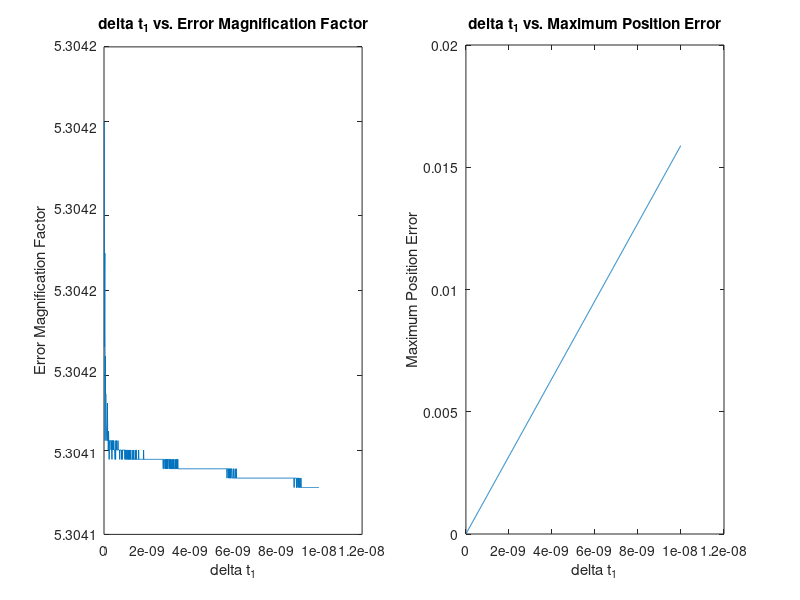

MATLAB code for this plot:
% Project 2 Part 4

clear all;

%--------------------------------------------------------------------------
%                             Define values
%--------------------------------------------------------------------------
bunched_or_unbunched=0; % 0=bunched 1=unbunched


c=299792.458;

x = 0;
y = 0;
z = 6370;
d = 0;

%     x = 0;
%     y = 0;
%     z = 6370;
%     d = 0.0001;

    rho=26570;
    
%     
%     phi1=abs(rand())*pi/2
%     phi2=phi1+phi1*rand()*(5/100)
%     phi3=phi1+phi1*rand()*(5/100)
%     phi4=phi1+phi1*rand()*(5/100)
%     phi5=phi1+phi1*rand()*(5/100)
%     phi6=phi1+phi1*rand()*(5/100)
%     phi7=phi1+phi1*rand()*(5/100)
%     phi8=phi1+phi1*rand()*(5/100)
% 
%     theta1=abs(rand())*2*pi
%     theta2=theta1+theta1*rand()*5/100
%     theta3=theta1+theta1*rand()*5/100
%     theta4=theta1+theta1*rand()*5/100
%     theta5=theta1+theta1*rand()*5/100
%     theta6=theta1+theta1*rand()*5/100
%     theta7=theta1+theta1*rand()*5/100
%     theta8=theta1+theta1*rand()*5/100
    
    phi1=abs(rand())*pi/2
    phi2=abs(rand())*pi/2
    phi3=abs(rand())*pi/2
    phi4=abs(rand())*pi/2
    phi5=abs(rand())*pi/2
    phi6=abs(rand())*pi/2
    phi7=abs(rand())*pi/2
    phi8=abs(rand())*pi/2

    theta1=abs(rand())*2*pi
    theta2=abs(rand())*2*pi
    theta3=abs(rand())*2*pi
    theta4=abs(rand())*2*pi
    theta5=abs(rand())*2*pi
    theta6=abs(rand())*2*pi
    theta7=abs(rand())*2*pi
    theta8=abs(rand())*2*pi
    
    A1=rho*cos(phi1)*cos(theta1);
    A2=rho*cos(phi2)*cos(theta2);
    A3=rho*cos(phi3)*cos(theta3);
    A4=rho*cos(phi4)*cos(theta4);
    A5=rho*cos(phi5)*cos(theta5);
    A6=rho*cos(phi6)*cos(theta6);
    A7=rho*cos(phi7)*cos(theta7);
    A8=rho*cos(phi8)*cos(theta8);
    
    B1=rho*cos(phi1)*sin(theta1);
    B2=rho*cos(phi2)*sin(theta2);
    B3=rho*cos(phi3)*sin(theta3);
    B4=rho*cos(phi4)*sin(theta4);
    B5=rho*cos(phi5)*sin(theta5);
    B6=rho*cos(phi6)*sin(theta6);
    B7=rho*cos(phi7)*sin(theta7);
    B8=rho*cos(phi8)*sin(theta8);
    
    C1=rho*sin(theta1);
    C2=rho*sin(theta2);
    C3=rho*sin(theta3);
    C4=rho*sin(theta4);
    C5=rho*sin(theta5);
    C6=rho*sin(theta6);
    C7=rho*sin(theta7);
    C8=rho*sin(theta8);
    
    R1=sqrt(A1^2+B1^2+(C1-6370)^2);
    R2=sqrt(A2^2+B2^2+(C2-6370)^2);
    R3=sqrt(A3^2+B3^2+(C3-6370)^2);
    R4=sqrt(A4^2+B4^2+(C4-6370)^2);
    R5=sqrt(A5^2+B5^2+(C5-6370)^2);
    R6=sqrt(A6^2+B6^2+(C6-6370)^2);
    R7=sqrt(A7^2+B7^2+(C7-6370)^2);
    R8=sqrt(A8^2+B8^2+(C8-6370)^2);
    
    
    t1=d+R1/c;
    t2=d+R2/c;
    t3=d+R3/c;
    t4=d+R4/c;
    t5=d+R4/c;
    t6=d+R4/c;
    t7=d+R4/c;
    t8=d+R4/c;
   
    
%--------------------------------------------------------------------------    
    
    
told=t1;

plotpoints=1000; %number of points plotted


    for run=1:plotpoints
    
    xxaxis(run,1)=t1-told;
    
%--------------------------------------------------------------------------
%                      Multivariate Newton's Method
%--------------------------------------------------------------------------
x = 0;
y = 0;
z = 6370;

num=20;     % the number of times Newton's method will be run

for i=1:num
 
F1 = ((x-A1)^2+(y-B1)^2+(z-C1)^2)-(c*(t1-d))^2;
F2 = ((x-A2)^2+(y-B2)^2+(z-C2)^2)-(c*(t2-d))^2;
F3 = ((x-A3)^2+(y-B3)^2+(z-C3)^2)-(c*(t3-d))^2;
F4 = ((x-A4)^2+(y-B4)^2+(z-C4)^2)-(c*(t4-d))^2;
F5 = ((x-A5)^2+(y-B5)^2+(z-C5)^2)-(c*(t5-d))^2;
F6 = ((x-A6)^2+(y-B6)^2+(z-C6)^2)-(c*(t6-d))^2;
F7 = ((x-A7)^2+(y-B7)^2+(z-C7)^2)-(c*(t7-d))^2;
F8 = ((x-A8)^2+(y-B8)^2+(z-C8)^2)-(c*(t8-d))^2;

Re = [2*(x-A1), 2*(y-B1), 2*(z-C1), 2*(c*(t1-d))*c;...
      2*(x-A2), 2*(y-B2), 2*(z-C2), 2*(c*(t2-d))*c;...
      2*(x-A3), 2*(y-B3), 2*(z-C3), 2*(c*(t3-d))*c;...
      2*(x-A4), 2*(y-B4), 2*(z-C4), 2*(c*(t4-d))*c;...
      2*(x-A5), 2*(y-B5), 2*(z-C5), 2*(c*(t5-d))*c;...
      2*(x-A6), 2*(y-B6), 2*(z-C6), 2*(c*(t6-d))*c;...
      2*(x-A7), 2*(y-B7), 2*(z-C7), 2*(c*(t7-d))*c;...
      2*(x-A8), 2*(y-B8), 2*(z-C8), 2*(c*(t8-d))*c;];
  
RE=Re'*Re;
REinv=inv(RE);
Rinv=REinv*Re';

%Outputs from Newton's Method

v = [x,y,z,d]' - Rinv*[F1,F2,F3,F4,F5,F6,F7,F8]';
   

x=v(1);
y=v(2);
z=v(3);
d=v(4);

end


if run==1;
    xold=v(1);
    yold=v(2);
    zold=v(3);
    dold=v(4);
end

if run~=1;
    xnew(run-1,:)=v(1);
    ynew(run-1,:)=v(2);
    znew(run-1,:)=v(3);
    dnew(run-1,:)=v(4);
    
    maximum_position_error(run,:)=max([abs(xnew(run-1,:)-xold),abs(ynew(run-1,:)-yold),abs(znew(run-1,:)-zold)]);
    
    error_magnification_factor(run,:)=maximum_position_error(run,:)/(c*xxaxis(run,1));
end
%--------------------------------------------------------------------------

t1=t1+10^(-11);

    end %end of run

%-------------- Making data of error magnification factor -----------------
    
maximum_position_error(1,:)=0;
error_magnification_factor(1,:)=0;

%--------------------------------------------------------------------------


%       Plot delta ti vs. error magnification factor
figure(1)
subplot(1,2,1)
plot(xxaxis(2:end),error_magnification_factor(2:end));

xlabel('delta t_1');
ylabel('Error Magnification Factor');

title('delta t_1 vs. Error Magnification Factor')

%       Plot delta ti vs. error magnification factor
subplot(1,2,2)
plot(xxaxis(2:end),maximum_position_error(2:end));

xlabel('delta t_1');
ylabel('Maximum Position Error');

title('delta t_1 vs. Maximum Position Error')